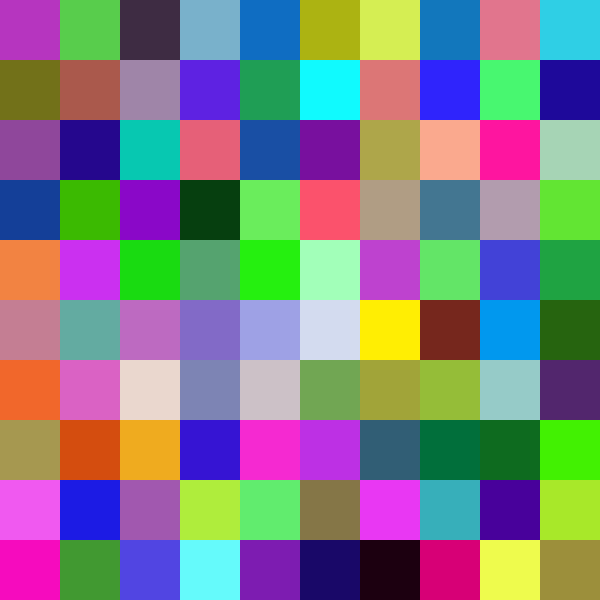
Frame 1 (no input)
Frame 60 (no input): identical to frame 1, image omitted
Frame 120 (the mouse pressed at the canvas centre since frame 60): identical to frame 1, image omitted

The p5.js sketch that drew this single still picture (run headless with seeded random() and noise() and a simulated clock; from frame 60 on, the mouse is pressed at the canvas centre):

// p5.js sketch
// ── sketch.js
// IMA NYU Shanghai
// The Nature of Code
// MOQN
// Feb 9 2017

function setup() {
  createCanvas(600, 600);
  noStroke();

  var resolution = 60;
  for (var y = 0; y < height; y += resolution) {
    for (var x = 0; x < width; x += resolution) {
      fill(random(255),random(255),random(255));
      rect(x, y, resolution, resolution);
    }
  }
}

function draw() {
  // nothing :D
}
